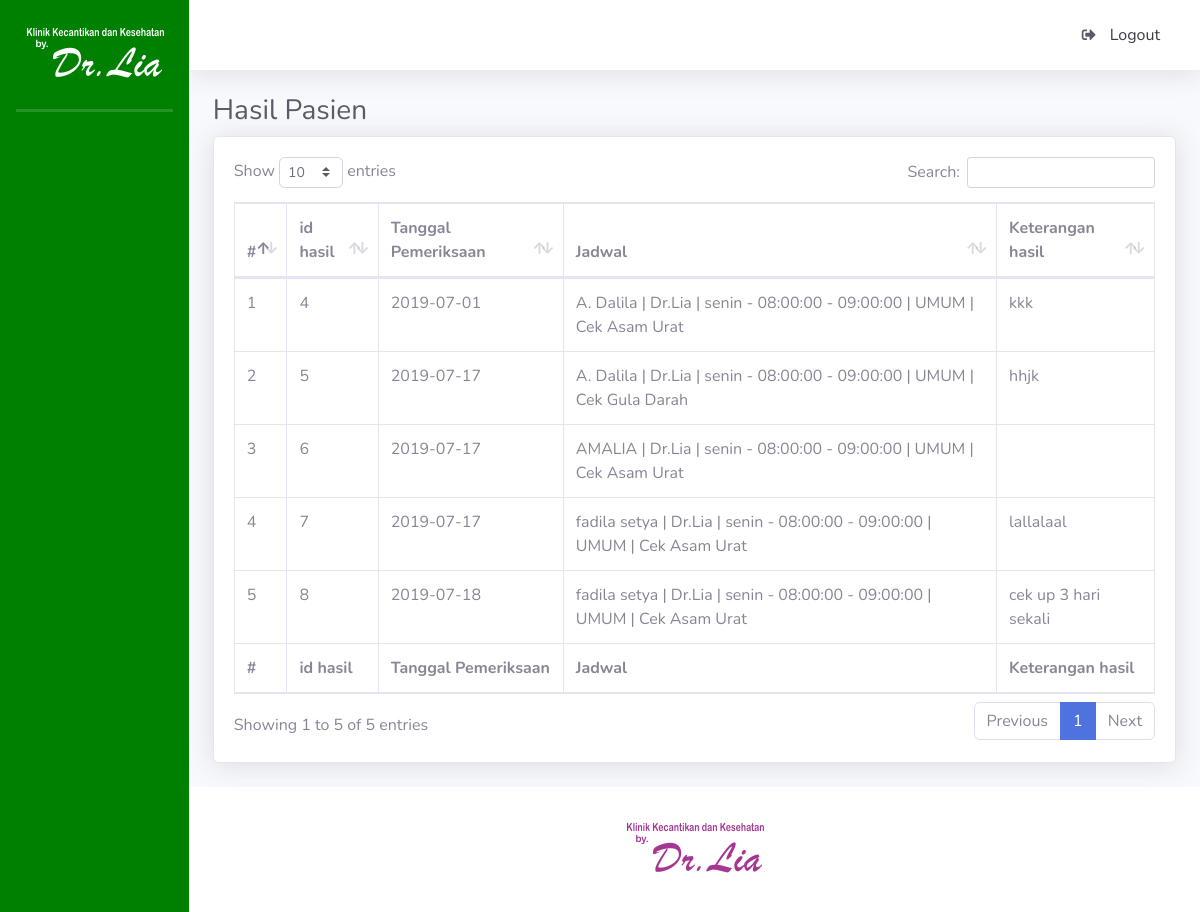
Page /index.php/hasil on the committed database.
### tables this page shows
CREATE TABLE `tb_hasil` (
  `id_hasil` bigint(20) NOT NULL,
  `id_jadwal` bigint(20) NOT NULL,
  `id_jasa` bigint(20) NOT NULL,
  `keterangan_hasil` text NOT NULL
);

CREATE TABLE `tb_jadwal` (
  `id_jadwal` bigint(20) NOT NULL,
  `id_pasien` bigint(20) NOT NULL,
  `id_piket` bigint(20) NOT NULL,
  `id_layanan` bigint(20) NOT NULL,
  `id_jasa` bigint(20) NOT NULL,
  `tanggal_daftar` date NOT NULL
);

CREATE TABLE `tb_pasien` (
  `id_pasien` bigint(20) NOT NULL,
  `nama_pasien` varchar(50) NOT NULL,
  `jenis_kelamin` enum('L','P') NOT NULL,
  `email_pasien` varchar(100) NOT NULL,
  `kontak_pasien` varchar(15) NOT NULL,
  `alamat_pasien` text NOT NULL,
  `tanggal_lahir` date NOT NULL,
  `golongan_darah` enum('A','B','O','AB') NOT NULL,
  `password_pasien` varchar(255) NOT NULL,
  `kode_verivikasi` varchar(6) NOT NULL,
  `qr_code` varchar(255) NOT NULL
);

CREATE TABLE `tb_dokter` (
  `id_dokter` bigint(20) NOT NULL,
  `nama_dokter` varchar(30) NOT NULL,
  `email_dokter` varchar(100) NOT NULL,
  `password_dokter` varchar(32) NOT NULL,
  `current_password` varchar(32) NOT NULL
);

CREATE TABLE `tb_piket` (
  `id_piket` bigint(20) NOT NULL,
  `id_dokter` bigint(20) NOT NULL,
  `hari` enum('senin','selasa','rabo','kamis','jumat') NOT NULL,
  `jam_mulai` time NOT NULL,
  `jam_selesai` time NOT NULL
);

CREATE TABLE `tb_layanan` (
  `id_layanan` bigint(20) NOT NULL,
  `nama_layanan` enum('UMUM','KECANTIKAN') NOT NULL
);

CREATE TABLE `tb_jasa_layanan` (
  `id_layanan` bigint(20) NOT NULL,
  `nama_jasa` varchar(100) NOT NULL,
  `harga` int(11) NOT NULL,
  `kategori` bigint(20) NOT NULL
);

### application/controllers/Hasil.php (called while the page is built, shortened)
<?php
class Hasil extends CI_Controller {
	public function index()
	{
		$this->db->join('tb_jadwal', 'tb_jadwal.id_jadwal=tb_hasil.id_jadwal');
		$this->db->join('tb_pasien', 'tb_pasien.id_pasien=tb_jadwal.id_pasien');
		$this->db->join('tb_piket', 'tb_piket.id_piket=tb_jadwal.id_piket');
		$this->db->join('tb_layanan', 'tb_layanan.id_layanan=tb_jadwal.id_layanan');
		$this->db->join('tb_dokter', 'tb_piket.id_dokter=tb_dokter.id_dokter');
		$this->db->join('tb_jasa_layanan', 'tb_jasa_layanan.id_layanan=tb_hasil.id_jasa');
		$parser['p_semuahasil'] = $this->db->get('tb_hasil')->result();
		$this->load->view('hasil/v_daftar', $parser);
	}
}
?>

### index.php (called while the page is built, shortened)
<?php
require_once BASEPATH.'core/CodeIgniter.php';

### application/views/hasil/v_daftar.php (the view, shortened to what this page needs)
<!DOCTYPE html>
<html lang="en">
<head>
  <link href="<?php echo base_url(); ?>tema/admin/vendor/fontawesome-free/css/all.min.css" rel="stylesheet" type="text/css">
  <link href="<?php echo base_url(); ?>tema/admin/css/sb-admin-2.min.css" rel="stylesheet">
  <link href="vendor/datatables/dataTables.bootstrap4.min.css" rel="stylesheet">
    <link href="<?php echo base_url(); ?>tema/admin/vendor/datatables/dataTables.bootstrap4.min.css" rel="stylesheet">
</head>
<body id="page-top">
  <div id="wrapper">
    <div id="content-wrapper" class="d-flex flex-column">
      <div id="content">
        <div class="container-fluid">
          <h1 class="h3 mb-2 text-gray-800">Hasil Pasien</h1>
         <div class="card shadow mb-4">
          <div class="card-body">
            <div class="table-responsive">
              <table class="table table-bordered" id="dataTable" width="100%" cellspacing="0">
                <thead>
                  <tr>
                   <th>#</th>
                   <th>id hasil</th>
                   <th>Tanggal Pemeriksaan</th>
                   <th>Jadwal</th>
                   <th>Keterangan hasil</th>
                 </tr>
               </thead>
               <tfoot>
                <tr>
                  <th>#</th>
                  <th>id hasil</th>
                  <th>Tanggal Pemeriksaan</th>
                  <th>Jadwal</th>
                  <th>Keterangan hasil</th>
                </tr>
              </tfoot>
              <tbody>
               <?php if(count($p_semuahasil) > 0) { ?>
               <?php $no = 1; ?>
               <?php foreach ($p_semuahasil as $data) { ?>
               <tr>
                <td><?php echo $no++; ?></td>
                 <td><?php echo $data->id_hasil; ?></td>
                   <td><?php echo $data->tanggal_daftar; ?></td>
                <td><?php echo $data->nama_pasien." | ".$data->nama_dokter." | ".$data->hari." - ".$data->jam_mulai." - ".$data->jam_selesai." | ".$data->nama_layanan." | ".$data->nama_jasa; ?></td>
                <td><?php echo $data->keterangan_hasil; ?></td>
            </tr>
            <?php } ?>
            <?php } else { ?>
            <tr>
              <td colspan="4">Tidak ada hasil</td>
            </tr>
            <?php } ?>
          </tbody>
        </table>
      </div>
    </div>
  </div>
</div>
</div>

### rows in the picture
tb_hasil: id_hasil "4", id_jadwal.tanggal_daftar "2019-07-01", tb_pasien.nama_pasien "A. Dalila", tb_dokter.nama_dokter "Dr.Lia", tb_piket.hari "senin", tb_piket.jam_mulai "08:00:00", tb_piket.jam_selesai "09:00:00", tb_layanan.nama_layanan "UMUM", id_jasa.nama_jasa "Cek Asam Urat", keterangan_hasil "kkk"
tb_hasil: id_hasil "5", id_jadwal.tanggal_daftar "2019-07-17", tb_pasien.nama_pasien "A. Dalila", tb_dokter.nama_dokter "Dr.Lia", tb_piket.hari "senin", tb_piket.jam_mulai "08:00:00", tb_piket.jam_selesai "09:00:00", tb_layanan.nama_layanan "UMUM", id_jasa.nama_jasa "Cek Gula Darah", keterangan_hasil "hhjk"
tb_hasil: id_hasil "6", id_jadwal.tanggal_daftar "2019-07-17", tb_pasien.nama_pasien "AMALIA", tb_dokter.nama_dokter "Dr.Lia", tb_piket.hari "senin", tb_piket.jam_mulai "08:00:00", tb_piket.jam_selesai "09:00:00", tb_layanan.nama_layanan "UMUM", id_jasa.nama_jasa "Cek Asam Urat"
tb_hasil: id_hasil "7", id_jadwal.tanggal_daftar "2019-07-17", tb_pasien.nama_pasien "fadila setya", tb_dokter.nama_dokter "Dr.Lia", tb_piket.hari "senin", tb_piket.jam_mulai "08:00:00", tb_piket.jam_selesai "09:00:00", tb_layanan.nama_layanan "UMUM", id_jasa.nama_jasa "Cek Asam Urat", keterangan_hasil "lallalaal"
tb_hasil: id_hasil "8", id_jadwal.tanggal_daftar "2019-07-18", tb_pasien.nama_pasien "fadila setya", tb_dokter.nama_dokter "Dr.Lia", tb_piket.hari "senin", tb_piket.jam_mulai "08:00:00", tb_piket.jam_selesai "09:00:00", tb_layanan.nama_layanan "UMUM", id_jasa.nama_jasa "Cek Asam Urat", keterangan_hasil "cek up 3 hari sekali"
